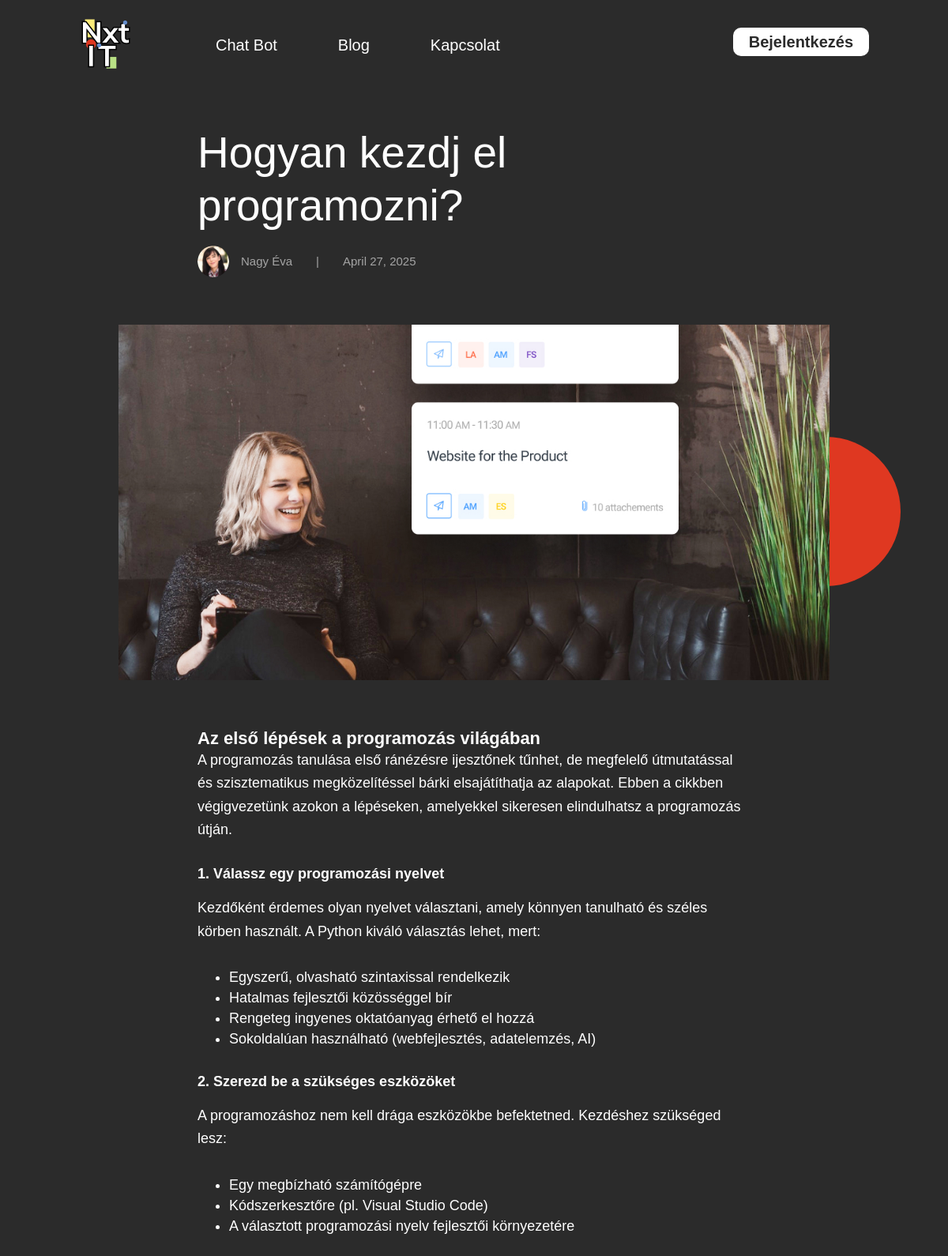
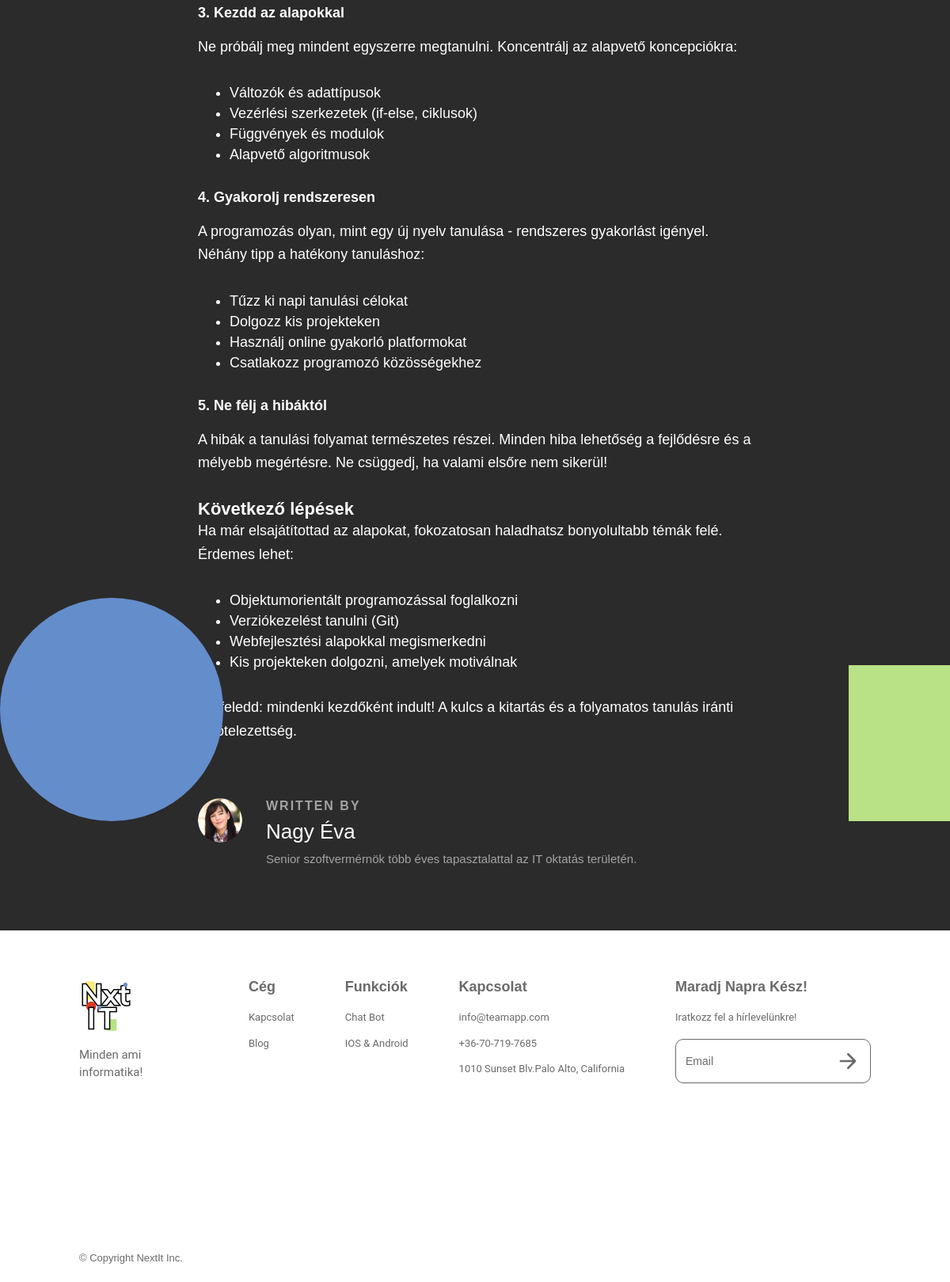
The app's page /detail_blog.php?id=1 with its own data (2 pictures, top to bottom).
### tables this page shows
CREATE TABLE IF NOT EXISTS blog_posts (
    id INT AUTO_INCREMENT PRIMARY KEY,
    title VARCHAR(255) NOT NULL,
    content TEXT NOT NULL,
    thumbnail_path VARCHAR(255),
    author_id INT NOT NULL,
    created_at TIMESTAMP DEFAULT CURRENT_TIMESTAMP,
    updated_at TIMESTAMP DEFAULT CURRENT_TIMESTAMP ON UPDATE CURRENT_TIMESTAMP,
    FOREIGN KEY (author_id) REFERENCES authors(id)
);

CREATE TABLE IF NOT EXISTS authors (
    id INT AUTO_INCREMENT PRIMARY KEY,
    user_id INT,
    name VARCHAR(255) NOT NULL,
    avatar_path VARCHAR(255),
    bio TEXT,
    created_at TIMESTAMP DEFAULT CURRENT_TIMESTAMP,
    FOREIGN KEY (user_id) REFERENCES users(id)
);

### detail_blog.php (the view, shortened to what this page needs)
<?php
$post_id = filter_var($_GET['id'] ?? 0, FILTER_SANITIZE_NUMBER_INT);
try {
    $conn = connectDB();
    $stmt = $conn->prepare("
        SELECT
            blog_posts.*,
            authors.name as author_name,
            authors.avatar_path as author_avatar,
            authors.bio as author_bio
        FROM blog_posts
        JOIN authors ON blog_posts.author_id = authors.id
        WHERE blog_posts.id = :id
    ");
    $stmt->bindParam(':id', $post_id);
    $stmt->execute();
    $post = $stmt->fetch(PDO::FETCH_ASSOC);
} catch(PDOException $e) {
    header("Location: blog.php");
    exit();
}
?>
<!DOCTYPE html>
<html data-wf-page="66d02fb4f2a7b52a72435c93" data-wf-site="65fc333eda750eb38f8b67a0">
<head>
  <link href="css/normalize.css" rel="stylesheet" type="text/css">
  <link href="css/webflow.css" rel="stylesheet" type="text/css">
  <link href="css/first-cb9532.webflow.css" rel="stylesheet" type="text/css">
</head>
<body class="body-3">
  <div id="luxy" class="smooth-wrapper">
    <section class="section white-section">
      <div data-animation="default" data-collapse="medium" data-duration="400" data-easing="ease" data-easing2="ease" role="banner" class="navbar w-nav">
        <div class="nav-container w-container">
          <a href="index.php" class="brand w-nav-brand"><img src="images/Logo.png" loading="lazy" width="66" alt="" class="image"></a>
          <nav role="navigation" class="nav-menu w-clearfix w-nav-menu">
            <a href="chat-bot.php" class="nav-link left first w-nav-link">Chat Bot</a>
            <a href="blog.php" class="nav-link left w-nav-link">Blog</a>
            <a href="kapcsolat.php" class="nav-link left w-nav-link">Kapcsolat</a>
          </nav>
          <?php if(isset($_SESSION['user_id'])): ?>
            <a href="process/logout.php" class="nav-link nav-button w-nav-link">Kijelentkezés</a>
          <?php else: ?>
            <a href="log-in.php" class="nav-link nav-button w-nav-link">Bejelentkezés</a>
          <?php endif; ?>
        </div>
      </div>
      <div class="blog-container top-margin">
        <h1 class="heading-10"><?php echo htmlspecialchars($post['title']); ?></h1>
        <div class="author-and-date">
          <div class="avatar-img" style="background-image: url('<?php echo htmlspecialchars($post['author_avatar']); ?>')"></div>
          <div class="author-name"><?php echo htmlspecialchars($post['author_name']); ?></div>
          <div class="divider">|</div>
          <div class="author-name"><?php echo date('F j, Y', strtotime($post['created_at'])); ?></div>
        </div>
      </div>
      <div class="blog-container _900-wide">
        <div class="main-img" style="background-image: url('<?php echo htmlspecialchars($post['thumbnail_path']); ?>')"></div>
      </div>
      <div class="blog-container">
        <div class="rich-text w-richtext">
          <?php echo $post['content']; ?>
        </div>
        <div class="author-blocck">
          <div>
            <div class="text-block-7">WRITTEN BY</div>
            <div class="text-block-8"><?php echo htmlspecialchars($post['author_name']); ?></div>
            <div class="text-block-6"><?php echo htmlspecialchars($post['author_bio']); ?></div>
          </div>
        </div>
      </div>
      <img src="images/green-square.svg" loading="lazy" alt="" height="Auto" class="greens1">
      <img src="images/Bg-purple-2.svg" loading="lazy" alt="" class="purplec1">
    </section>
    <section class="section footer">
      <div class="nav-container">
        <div class="flexbox-2 footer">
          <div class="footer-column first">
            <a href="index.php" class="w-inline-block"><img width="66" loading="lazy" alt="" src="images/Logo.png"></a>
            <div class="text-block-4">Minden ami informatika!</div>
          </div>
          <div class="footer-column">
            <h3>Cég</h3>
            <a href="kapcsolat.php" class="link">Kapcsolat</a>
            <a href="blog.php" class="link">Blog</a>
          </div>
          <div class="footer-column">
            <h3>Funkciók</h3>
            <a href="chat-bot.php" class="link">Chat Bot</a>
            <a href="log-in.php" class="link">IOS &amp; Android<br></a>
          </div>
          <div class="footer-column">
            <h3>Kapcsolat</h3>
            <a href="mailto:info@teamapp.com" class="link">info@teamapp.com</a>
            <a href="tel:+36-70-719-7685" class="link">+36-70-719-7685</a>
            <a href="#" class="link">1010 Sunset Blv.Palo Alto, California</a>
          </div>
          <div class="footer-column last">
            <h3>Maradj Napra Kész!</h3>
            <div class="sub-text">Iratkozz fel a hírlevelünkre!</div>
            <div class="form-block w-form">
              <form action="process/subscribe.php" method="post" class="form-copy">
                <input class="text-field-copy w-input" maxlength="256" name="email" placeholder="Email" type="email" required="">
                <input type="submit" class="arrow-button w-button" value="b">
              </form>
            </div>
          </div>
        </div>
        <div class="text-block-3">© Copyright NextIt Inc.</div>
      </div>
    </section>
  </div>
</body>
</html>

### css/webflow.css (style rules this page uses)
* { -webkit-box-sizing: border-box; -moz-box-sizing: border-box; box-sizing: border-box; }
html { height: 100%; }
body { margin: 0; min-height: 100%; background-color: #fff; font-family: Arial, sans-serif; font-size: 14px; line-height: 20px; color: #333; }
img { max-width: 100%; vertical-align: middle; display: inline-block; }
.w-inline-block { max-width: 100%; display: inline-block; }
.w-clearfix:before, .w-clearfix:after { content: " "; display: table; grid-column-start: 1; grid-row-start: 1; grid-column-end: 2; grid-row-end: 2; }
.w-clearfix:after { clear: both; }
.w-button { display: inline-block; padding: 9px 15px; background-color: #3898EC; color: white; border: 0; line-height: inherit; text-decoration: none; cursor: pointer; border-radius: 0; }
input.w-button { -webkit-appearance: button; }
h1, h2, h3, h4, h5, h6 { font-weight: bold; margin-bottom: 10px; }
h1 { font-size: 38px; line-height: 44px; margin-top: 20px; }
h2 { font-size: 32px; line-height: 36px; margin-top: 20px; }
h3 { font-size: 24px; line-height: 30px; margin-top: 20px; }
p { margin-top: 0; margin-bottom: 10px; }
ul, ol { margin-top: 0px; margin-bottom: 10px; padding-left: 40px; }
.w-form { margin: 0 0 15px; }
.w-input, .w-select { display: block; width: 100%; height: 38px; padding: 8px 12px; margin-bottom: 10px; font-size: 14px; line-height: 1.42857143; color: #333333; vertical-align: middle; background-color: #ffffff; border: 1px solid #cccccc; }
.w-input::placeholder, .w-select::placeholder { color: #999; }
.w-container { margin-left: auto; margin-right: auto; max-width: 940px; }
.w-container:before, .w-container:after { content: " "; display: table; grid-column-start: 1; grid-row-start: 1; grid-column-end: 2; grid-row-end: 2; }
.w-container:after { clear: both; }
.w-richtext:before, .w-richtext:after { content: " "; display: table; grid-column-start: 1; grid-row-start: 1; grid-column-end: 2; grid-row-end: 2; }
.w-richtext:after { clear: both; }
.w-richtext ol, .w-richtext ul { overflow: hidden; }
.w-nav { position: relative; background: #dddddd; z-index: 1000; }
.w-nav:before, .w-nav:after { content: " "; display: table; grid-column-start: 1; grid-row-start: 1; grid-column-end: 2; grid-row-end: 2; }
.w-nav:after { clear: both; }
.w-nav-brand { position: relative; float: left; text-decoration: none; color: #333333; }
.w-nav-link { position: relative; display: inline-block; vertical-align: top; text-decoration: none; color: #222222; padding: 20px; text-align: left; margin-left: auto; margin-right: auto; }
.w-nav-menu { position: relative; float: right; }

### records on screen
blog_posts: title "Hogyan kezdj el programozni?", author.avatar_path (placeholder picture), author.name "Nagy Éva", created_at "April 27, 2025", thumbnail_path (picture), content "Az első lépések a programozás világában A programozás tanulása első ránézésre ijesztőnek tűnhet, de megfelelő útmutatással és szisztematikus megközelítéssel bárki elsajátíthatja az alapokat. Ebben a cikkben végigvezetünk azokon a lépéseken, amelyekkel sikeresen elindulhatsz a programozás útján. 1. Válassz egy programozási nyelvet Kezdőként érdemes olyan nyelvet választani, amely könnyen tanulható és széles körben használt. A Python kiváló választás lehet, mert: Egyszerű, olvasható szintaxissal rendelkezik Hatalmas fejlesztői közösséggel bír Rengeteg ingyenes oktatóanyag érhető el hozzá Sokoldalúan használható (webfejlesztés, adatelemzés, AI) 2. Szerezd be a szükséges eszközöket A…", author.bio "Senior szoftvermérnök több éves tapasztalattal az IT oktatás területén."
